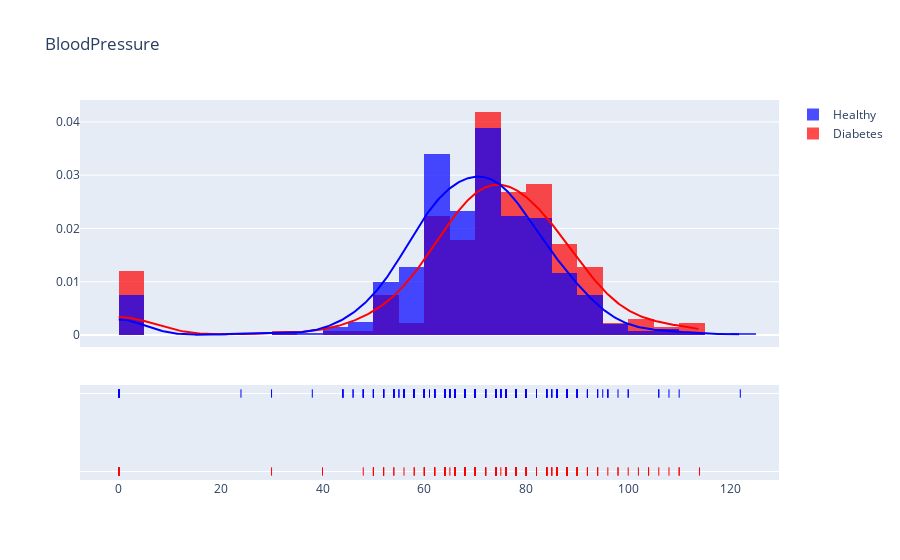

Notebook cell for this chart:
### Markdown cell above
c. Blood Pressure of diabetes person is same or lower than healthy person

### Code cell
density_plot('BloodPressure', 0)  # Ganti 'BMI' dengan nama kolom yang ingin Anda plot

### Figure 1 — Plotly figure (JSON) as saved in the notebook; plotly's stock layout.template omitted (floating-point values rounded to 4 significant figures; data arrays with more than 128 entries replaced by an {"elided": "..."} marker saying what was removed)
{"data": [{"autobinx": false, "histnorm": "probability density", "legendgroup": "Diabetes", "marker": {"color": "Red"}, "name": "Diabetes", "opacity": 0.7, "type": "histogram", "x": {"elided": "268 int values"}, "xaxis": "x", "xbins": {"end": 114, "size": 0, "start": 0}, "yaxis": "y"}, {"autobinx": false, "histnorm": "probability density", "legendgroup": "Healthy", "marker": {"color": "Blue"}, "name": "Healthy", "opacity": 0.7, "type": "histogram", "x": {"elided": "500 int values"}, "xaxis": "x", "xbins": {"end": 122, "size": 0, "start": 0}, "yaxis": "y"}, {"legendgroup": "Diabetes", "marker": {"color": "Red"}, "mode": "lines", "name": "Diabetes", "showlegend": false, "type": "scatter", "x": {"elided": "500 float values"}, "xaxis": "x", "y": {"elided": "500 float values"}, "yaxis": "y"}, {"legendgroup": "Healthy", "marker": {"color": "Blue"}, "mode": "lines", "name": "Healthy", "showlegend": false, "type": "scatter", "x": {"elided": "500 float values"}, "xaxis": "x", "y": {"elided": "500 float values"}, "yaxis": "y"}, {"legendgroup": "Diabetes", "marker": {"color": "Red", "symbol": "line-ns-open"}, "mode": "markers", "name": "Diabetes", "showlegend": false, "type": "scatter", "x": {"elided": "268 int values"}, "xaxis": "x", "y": {"elided": "268 str values"}, "yaxis": "y2"}, {"legendgroup": "Healthy", "marker": {"color": "Blue", "symbol": "line-ns-open"}, "mode": "markers", "name": "Healthy", "showlegend": false, "type": "scatter", "x": {"elided": "500 int values"}, "xaxis": "x", "y": {"elided": "500 str values"}, "yaxis": "y2"}], "layout": {"barmode": "overlay", "hovermode": "closest", "legend": {"traceorder": "reversed"}, "title": {"text": "BloodPressure"}, "xaxis": {"anchor": "y2", "domain": [0, 1], "zeroline": false}, "yaxis": {"anchor": "free", "domain": [0.35, 1], "position": 0}, "yaxis2": {"anchor": "x", "domain": [0, 0.25], "dtick": 1, "showticklabels": false}}}
